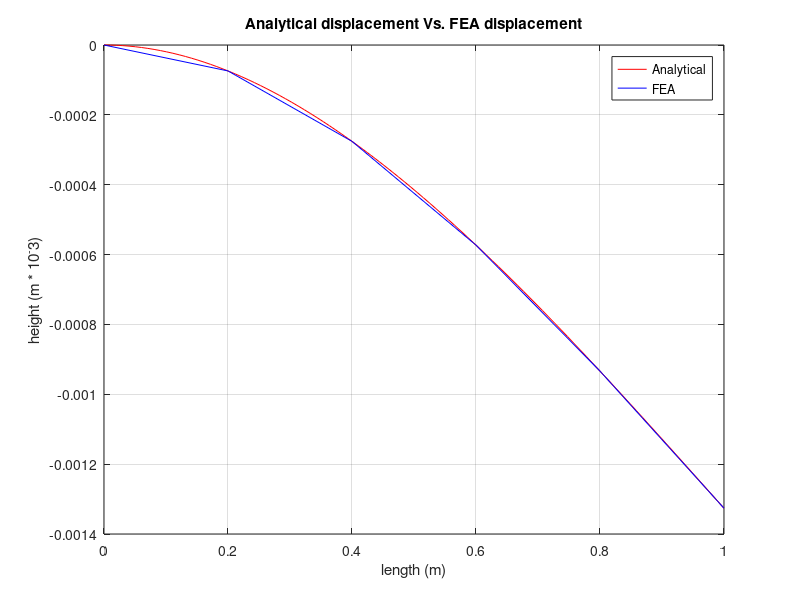

The MATLAB source for this figure:
%% Prob 1
clear;clc;
%setting up constants
r = 0.02;
E = 200*(10^9);
L = 1;
l = 0.2;
P = 100;
I = pi*(r^4)/4;


%% Part A

%Setting up deflection formula
delta = @(x) ((P.*x.^2)./(6*E*I)).*((L*3) - x);

%getting the deflection of the end
dL = delta(1)

%% Part B
%Coordinates 
coords = [0,0.2,0.4,0.6,0.8,1;0,0,0,0,0,0];

%Setting up individual member stiffness matrix eqaution

k_ind = @(l) [12,(6*l),-12,(6*l);...
            (6*l),4*(l^2),-(6*l),2*(l^2);...
            -12,-(6*l),12,-(6*l);...
            (6*l),2*(l^2),-(6*l),4*(l^2)].*(I*E/(l^3));

% Creating individual stiffness matrixes
K1 = k_ind(0.2)
K2 = k_ind(0.2)
K3 = k_ind(0.2)
K4 = k_ind(0.2)
K5 = k_ind(0.2)

ke = [K1,K2,K3,K4,K5,];

% Generating empty global stiffness matrix
KG = zeros(12,12);

% Filling global stiffness matrix
for i = 1:2:9
    %1-4, then 3-6, then 5-8, then 7-10, then 9-12
    st = (((i - 1)*2) +1)
    nd = st + 3
    b = (i + 3)
    KT = zeros(12,12)
    KT(i:b,i:b) = ke(:,st:nd)
    KG = KG + KT; 
end
KG = KG
% Generating displacements
% only u1 and t1 are known, all others are unkown
u1 = 0;
t1 = 0;
% t2-6 and u2-6 are set as 0 for placeholders;
u2 = 0;
t2 = 0;
u3 = 0;
t3 = 0;
u4 = 0;
t4 = 0;
u5 = 0;
t5 = 0;
u6 = 0;
t7 = 0;

% generating reaction forces
%r1 and r2 are unkown, Set as 0 for temprary values that are changed later
r1 = 0;
r2 = 0;
%r3-r12 are all zero, except for r11 which is -p
r3 = 0;
r4 = 0;
r5 = 0;
r6 = 0;
r7 = 0;
r8 = 0;
r9 = 0;
r10 = 0;
r11 = -P;
r12 = 0;

% solving for the rest of the displacements
KGr1 = KG;
KGr1([1,2],:) = [];
KGr1(:,[1,2]) = [];
Fr1 = [r3;r4;r5;r6;r7;r8;r9;r10;r11;r12];
dr1 = KGr1\Fr1;
u2 = dr1(1);
t2 = dr1(2);
u3 = dr1(3);
t3 = dr1(4);
u4 = dr1(5);
t4 = dr1(6);
u5 = dr1(7);
t5 = dr1(8);
u6 = dr1(9);
t6 = dr1(10);
d = [u1;t1;u2;t2;u3;t3;u4;t4;u5;t5;u6;t6];

for i = 2:2:12
   d(i) = rad2deg(d(i));
end
d = d;
% solving for the rest of the reaction forces
Fr1 = KG*d;
r1 = Fr1(1);
r2 = Fr1(2);
F = [r1;r2;r3;r4;r5;r6;r7;r8;r9;r10;r11;r12];

%plotting
figure(1)
x = linspace(0,1);
y = -delta(x);
yt= d.';
coords2 = coords;
coords2(2,:) = yt(1:2:11);
plot(x,y,'r')
hold on;
plot(coords2(1,:),coords2(2,:),'b');
hold on;
grid on;
title('Analytical displacement Vs. FEA displacement')
xlabel('length (m)');
ylabel('height (m * 10^-3)');
legend('Analytical','FEA')
